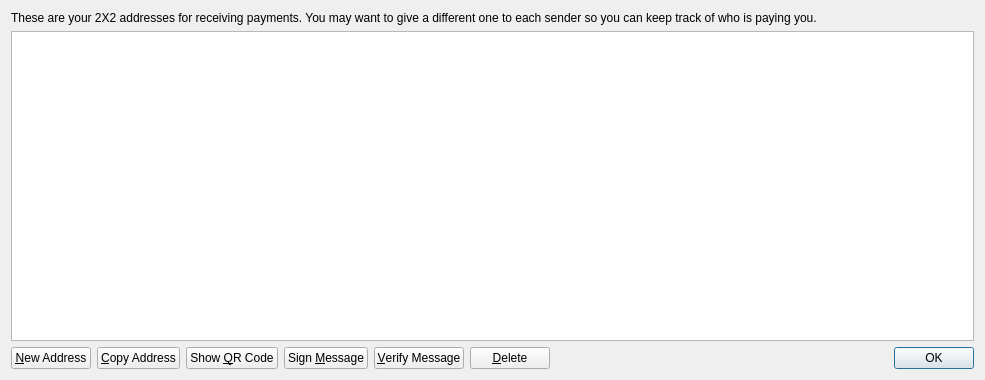
<?xml version="1.0" encoding="UTF-8"?>
<ui version="4.0">
 <class>AddressBookPage</class>
 <widget class="QWidget" name="AddressBookPage">
  <property name="geometry">
   <rect>
    <x>0</x>
    <y>0</y>
    <width>985</width>
    <height>380</height>
   </rect>
  </property>
  <property name="windowTitle">
   <string>Address Book</string>
  </property>
  <layout class="QVBoxLayout" name="verticalLayout">
   <item>
    <widget class="QLabel" name="labelExplanation">
     <property name="text">
      <string>These are your 2X2 addresses for receiving payments. You may want to give a different one to each sender so you can keep track of who is paying you.</string>
     </property>
     <property name="textFormat">
      <enum>Qt::PlainText</enum>
     </property>
     <property name="wordWrap">
      <bool>true</bool>
     </property>
    </widget>
   </item>
   <item>
    <widget class="QTableView" name="tableView">
     <property name="contextMenuPolicy">
      <enum>Qt::CustomContextMenu</enum>
     </property>
     <property name="toolTip">
      <string>Double-click to edit address or label</string>
     </property>
     <property name="tabKeyNavigation">
      <bool>false</bool>
     </property>
     <property name="alternatingRowColors">
      <bool>true</bool>
     </property>
     <property name="selectionMode">
      <enum>QAbstractItemView::SingleSelection</enum>
     </property>
     <property name="selectionBehavior">
      <enum>QAbstractItemView::SelectRows</enum>
     </property>
     <property name="sortingEnabled">
      <bool>true</bool>
     </property>
     <attribute name="verticalHeaderVisible">
      <bool>false</bool>
     </attribute>
    </widget>
   </item>
   <item>
    <layout class="QHBoxLayout" name="horizontalLayout">
     <item>
      <widget class="QPushButton" name="newAddressButton">
       <property name="toolTip">
        <string>Create a new address</string>
       </property>
       <property name="text">
        <string>&amp;New Address</string>
       </property>
       <property name="icon">
        <iconset resource="../bitcoin.qrc">
         <normaloff>:/icons/add</normaloff>:/icons/add</iconset>
       </property>
      </widget>
     </item>
     <item>
      <widget class="QPushButton" name="copyToClipboard">
       <property name="toolTip">
        <string>Copy the currently selected address to the system clipboard</string>
       </property>
       <property name="text">
        <string>&amp;Copy Address</string>
       </property>
       <property name="icon">
        <iconset resource="../bitcoin.qrc">
         <normaloff>:/icons/editcopy</normaloff>:/icons/editcopy</iconset>
       </property>
      </widget>
     </item>
     <item>
      <widget class="QPushButton" name="showQRCode">
       <property name="text">
        <string>Show &amp;QR Code</string>
       </property>
       <property name="icon">
        <iconset resource="../bitcoin.qrc">
         <normaloff>:/icons/qrcode</normaloff>:/icons/qrcode</iconset>
       </property>
      </widget>
     </item>
     <item>
      <widget class="QPushButton" name="signMessage">
       <property name="toolTip">
        <string>Sign a message to prove you own a 2X2 address</string>
       </property>
       <property name="text">
        <string>Sign &amp;Message</string>
       </property>
       <property name="icon">
        <iconset resource="../bitcoin.qrc">
         <normaloff>:/icons/edit</normaloff>:/icons/edit</iconset>
       </property>
      </widget>
     </item>
     <item>
      <widget class="QPushButton" name="verifyMessage">
       <property name="toolTip">
        <string>Verify a message to ensure it was signed with a specified 2X2 address</string>
       </property>
       <property name="text">
        <string>&amp;Verify Message</string>
       </property>
       <property name="icon">
        <iconset resource="../bitcoin.qrc">
         <normaloff>:/icons/transaction_0</normaloff>:/icons/transaction_0</iconset>
       </property>
      </widget>
     </item>
     <item>
      <widget class="QPushButton" name="deleteButton">
       <property name="toolTip">
        <string>Delete the currently selected address from the list</string>
       </property>
       <property name="text">
        <string>&amp;Delete</string>
       </property>
       <property name="icon">
        <iconset resource="../bitcoin.qrc">
         <normaloff>:/icons/remove</normaloff>:/icons/remove</iconset>
       </property>
      </widget>
     </item>
     <item>
      <spacer name="horizontalSpacer">
       <property name="orientation">
        <enum>Qt::Horizontal</enum>
       </property>
       <property name="sizeHint" stdset="0">
        <size>
         <width>40</width>
         <height>20</height>
        </size>
       </property>
      </spacer>
     </item>
     <item>
      <widget class="QDialogButtonBox" name="buttonBox">
       <property name="sizePolicy">
        <sizepolicy hsizetype="Maximum" vsizetype="Fixed">
         <horstretch>0</horstretch>
         <verstretch>0</verstretch>
        </sizepolicy>
       </property>
       <property name="standardButtons">
        <set>QDialogButtonBox::Ok</set>
       </property>
      </widget>
     </item>
    </layout>
   </item>
  </layout>
 </widget>
 <resources>
  <include location="../bitcoin.qrc"/>
 </resources>
 <connections/>
</ui>
